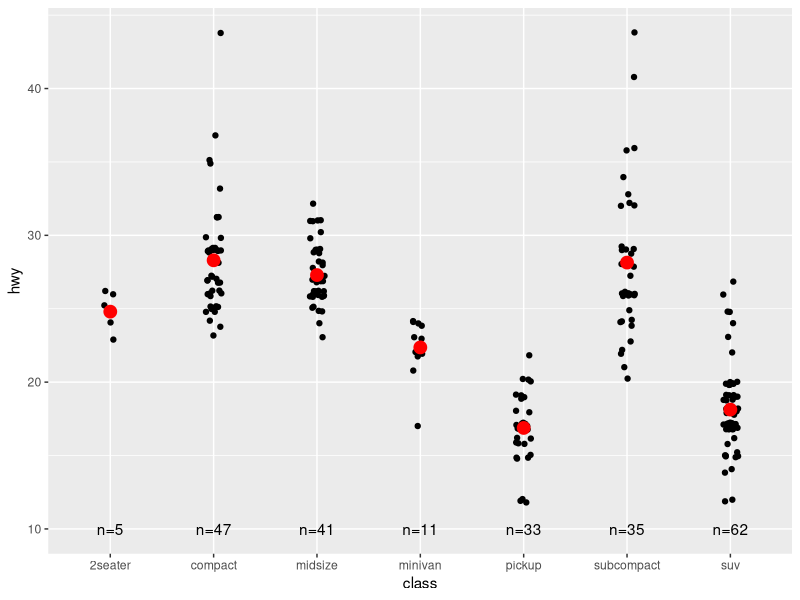
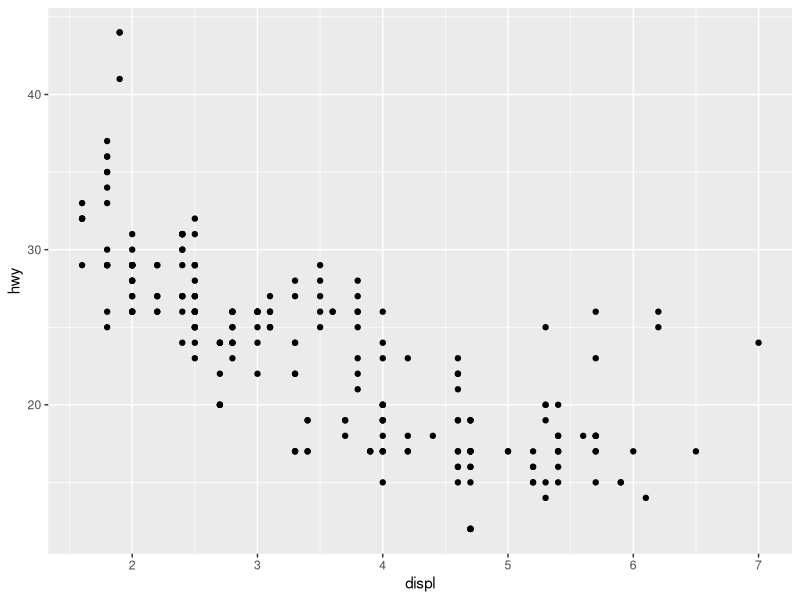
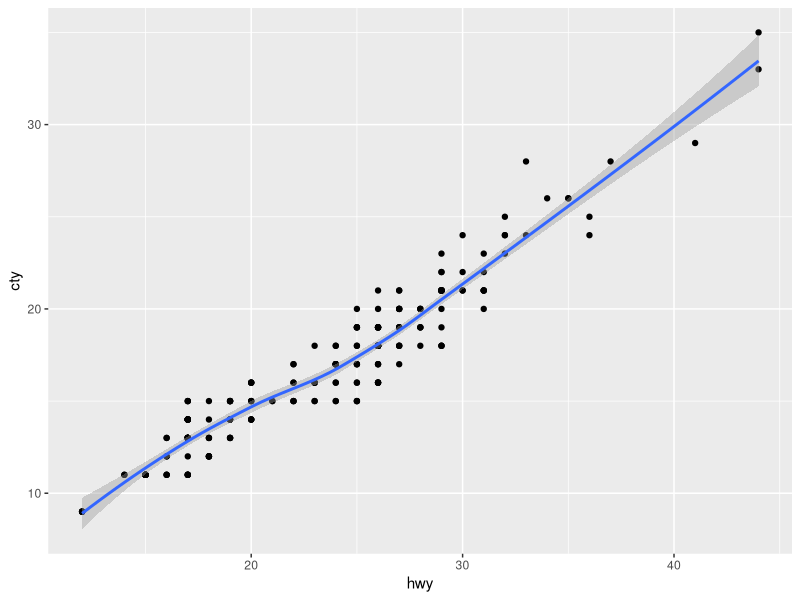
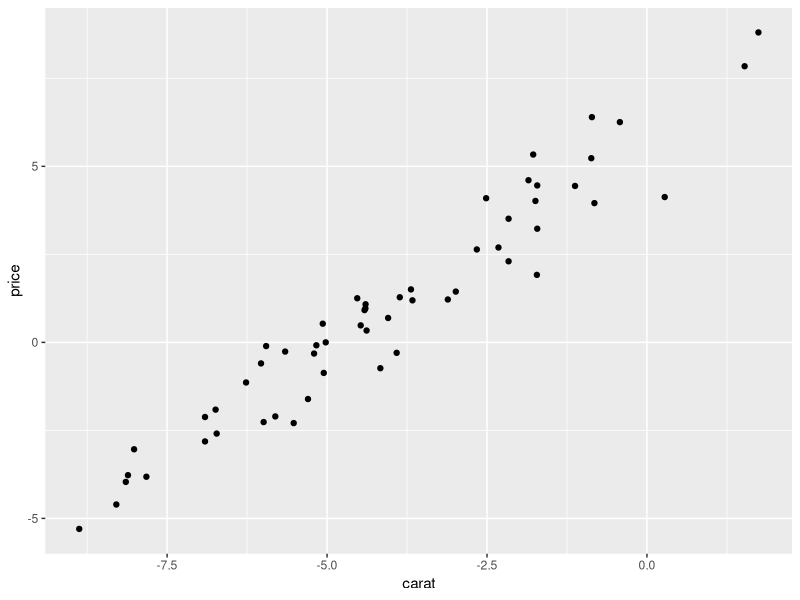
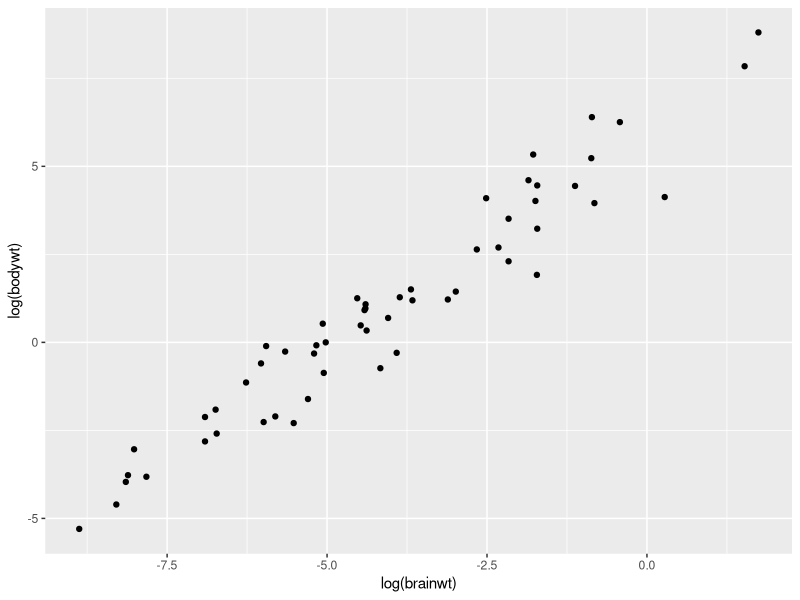
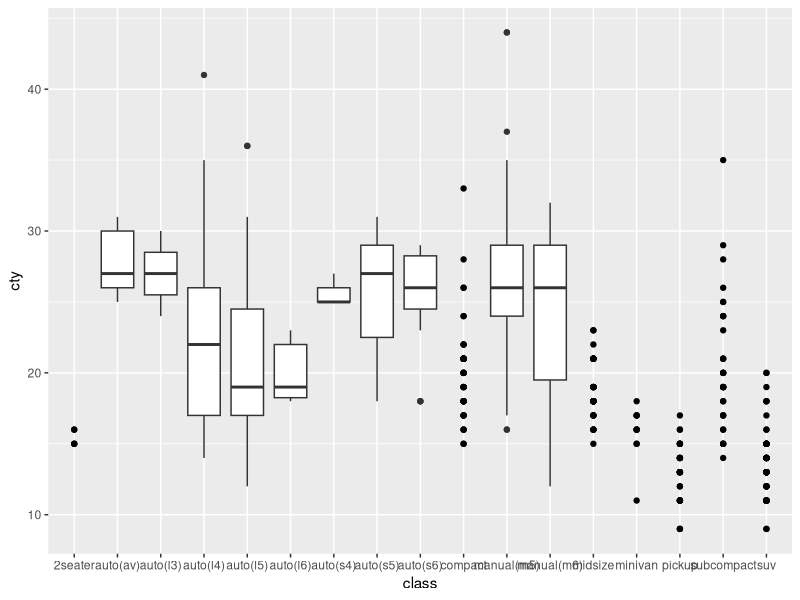
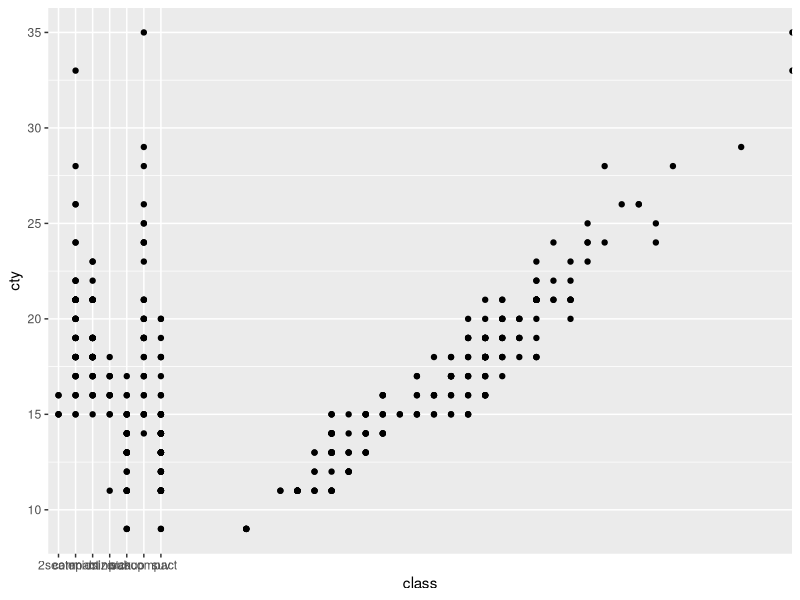
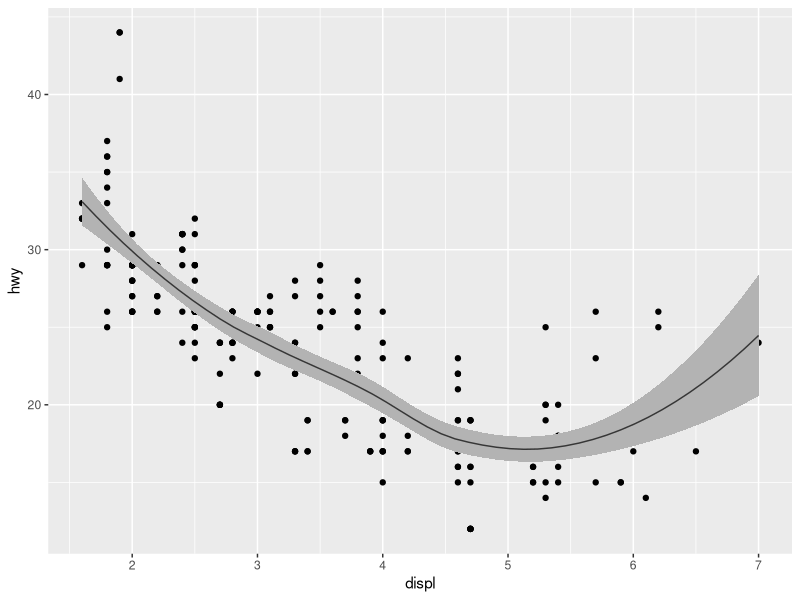

Here is the R script that generated these plots, in order:
## ---- chunk 1
knitr::opts_chunk$set(echo = TRUE)
library(ggplot2)
## ---- chunk 2
library(dplyr)
class <- mpg %>% group_by(class) %>% summarise(n=n(), hwy=mean(hwy))
class
## ---- chunk 3
ggplot(mpg,aes(class,hwy)) + geom_jitter(height=.25,width=.075) + geom_point(aes(class,hwy), data=class, color="red", size=4) + geom_text(aes(x=class,y=10,label=sprintf("n=%d",n)),data=class,)
## ---- chunk 4
ggplot(mpg) + geom_point(aes(displ,hwy))
## ---- chunk 5
ggplot(mpg,aes(hwy,cty)) + geom_point() + geom_smooth()
## ---- chunk 6
ggplot(diamonds,aes(carat,price)) + geom_point(aes(log(brainwt),log(bodywt)),data=msleep)
## ---- chunk 7
ggplot(msleep, aes(log(brainwt),log(bodywt))) + geom_point()
## ---- chunk 8
ggplot(mpg) + geom_point(aes(class,cty)) + geom_boxplot(aes(trans,hwy))
## ---- chunk 9
ggplot(mpg) + geom_point(aes(class,cty)) + geom_point(aes(hwy,cty))
## ---- chunk 10
mod <- loess(hwy ~ displ, data=mpg)
smoothed <- data.frame(displ= seq(1.6,7,length=50))
pred <- predict(mod, newdata=smoothed, se=TRUE)
smoothed$hwy <- pred$fit
smoothed$hwy_lwr <- pred$fit - 1.96 * pred$se.fit
smoothed$hwy_upr <- pred$fit + 1.96 * pred$se.fit

ggplot(mpg,aes(displ,hwy)) + geom_point()  + geom_ribbon(aes(x=displ,ymin=hwy_lwr,ymax=hwy_upr),data=smoothed,fill="grey70") + geom_line(aes(displ,hwy),data=smoothed,alpha=.7)
## ---- chunk 11
ggplot(mpg,aes(drv,trans)) + geom_count(aes(size = ..prop.., group=1))
